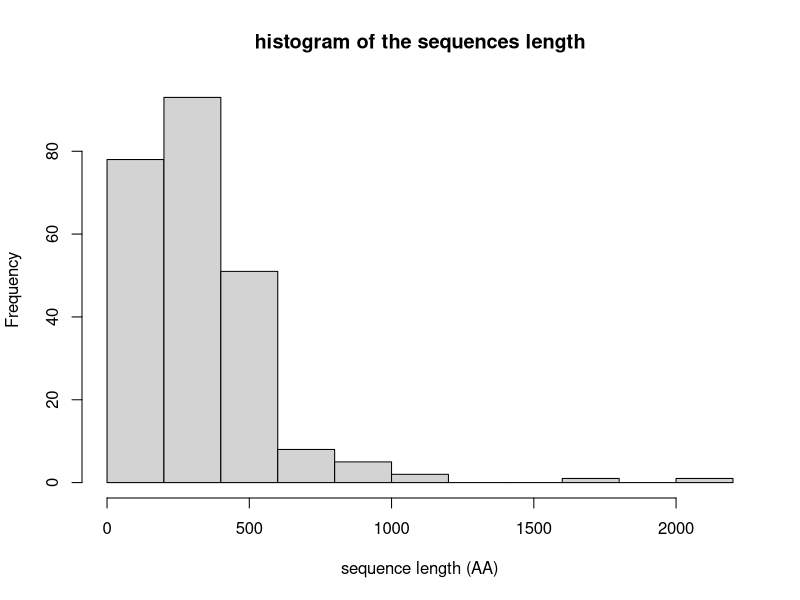

Source code (R):
setwd("D:/Program Files (x86)/GitProject/DataMining_On_Proteins/")
#Loading the csv with all protein needed values
data<-read.csv("clusters.csv",sep=",")
#displaying histogram of the desired criteria (change the data$ value to display other histograms)
hist(as.numeric(data$seq_length), main="histogram of the sequences length",xlab="sequence length (AA)")
